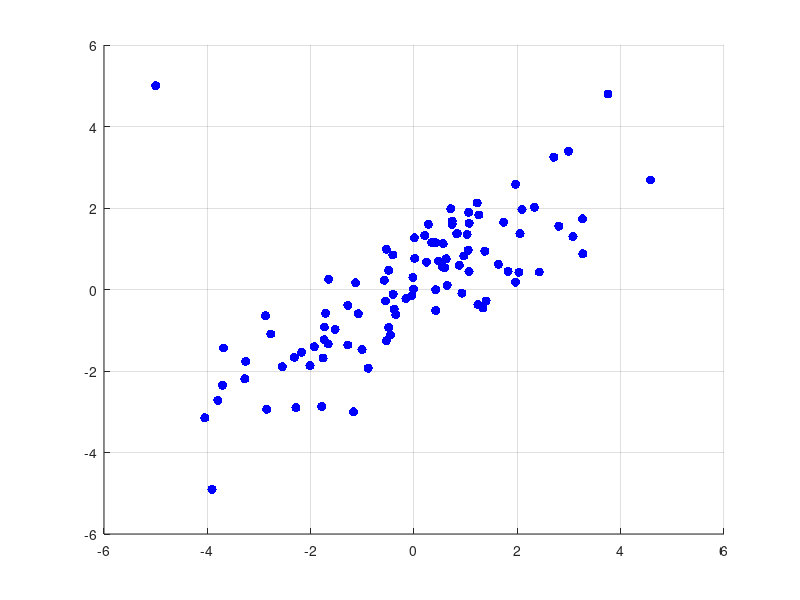

MATLAB code to generate this figure: (Note: this script raises an error after producing the figure.)
close all
clear

N    = 100;
mSig = [3, 2;
        2, 2];
vMu  = [0;
        0];
    
mX      = mvnrnd(vMu', mSig, N)';
mX(:,1) = [-5;
           5];
       
figure; hold on; grid on;
plot(mX(1,:), mX(2,:), '.b', 'MarkerSize', 20);
PlotMainGrid

[mU, mL] = svd(mX);
quiver(0, 0, mU(1,1), mU(2,1), 10, 'g');
quiver(0, 0, mU(1,2), mU(2,2), 10, 'r');